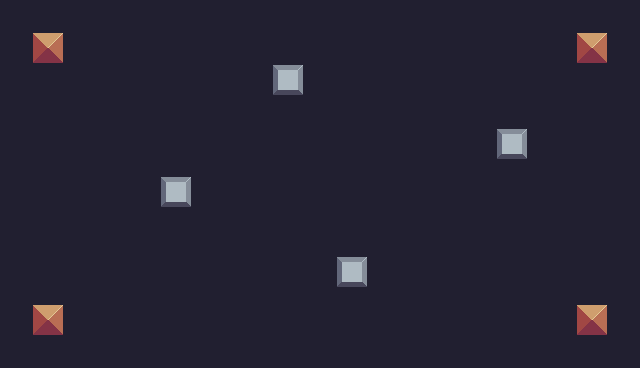

This game map was drawn from its Tiled (.tmx) file and the tilesets committed beside it. A one-line description and the full map source follow:
An orthogonal 40x23 tile map with 16x16 px tiles, 1 tile layer (Tile Layer 1).

<map version="1.10" tiledversion="1.11.2" orientation="orthogonal" renderorder="right-down" width="40" height="23" tilewidth="16" tileheight="16" infinite="0" nextlayerid="2" nextobjectid="1">
 <tileset firstgid="1" source="Joggernaut.tsx" />
 <layer id="1" name="Tile Layer 1" width="40" height="23">
  <data encoding="csv">
24,24,24,24,24,24,24,24,24,24,24,24,24,24,24,24,24,24,24,24,24,24,24,24,24,24,24,24,24,24,24,24,24,24,24,24,24,24,24,24,
24,24,24,24,24,24,24,24,24,24,24,24,24,24,24,24,24,24,24,24,24,24,24,24,24,24,24,24,24,24,24,24,24,24,24,24,24,24,24,24,
24,24,36,37,24,24,24,24,24,24,24,24,24,24,24,24,24,24,24,24,24,24,24,24,24,24,24,24,24,24,24,24,24,24,24,24,36,37,24,24,
24,24,58,59,24,24,24,24,24,24,24,24,24,24,24,24,24,24,24,24,24,24,24,24,24,24,24,24,24,24,24,24,24,24,24,24,58,59,24,24,
24,24,24,24,24,24,24,24,24,24,24,24,24,24,24,24,24,124,125,24,24,24,24,24,24,24,24,24,24,24,24,24,24,24,24,24,24,24,24,24,
24,24,24,24,24,24,24,24,24,24,24,24,24,24,24,24,24,146,147,24,24,24,24,24,24,24,24,24,24,24,24,24,24,24,24,24,24,24,24,24,
24,24,24,24,24,24,24,24,24,24,24,24,24,24,24,24,24,24,24,24,24,24,24,24,24,24,24,24,24,24,24,24,24,24,24,24,24,24,24,24,
24,24,24,24,24,24,24,24,24,24,24,24,24,24,24,24,24,24,24,24,24,24,24,24,24,24,24,24,24,24,24,24,24,24,24,24,24,24,24,24,
24,24,24,24,24,24,24,24,24,24,24,24,24,24,24,24,24,24,24,24,24,24,24,24,24,24,24,24,24,24,24,124,125,24,24,24,24,24,24,24,
24,24,24,24,24,24,24,24,24,24,24,24,24,24,24,24,24,24,24,24,24,24,24,24,24,24,24,24,24,24,24,146,147,24,24,24,24,24,24,24,
24,24,24,24,24,24,24,24,24,24,24,24,24,24,24,24,24,24,24,24,24,24,24,24,24,24,24,24,24,24,24,24,24,24,24,24,24,24,24,24,
24,24,24,24,24,24,24,24,24,24,124,125,24,24,24,24,24,24,24,24,24,24,24,24,24,24,24,24,24,24,24,24,24,24,24,24,24,24,24,24,
24,24,24,24,24,24,24,24,24,24,146,147,24,24,24,24,24,24,24,24,24,24,24,24,24,24,24,24,24,24,24,24,24,24,24,24,24,24,24,24,
24,24,24,24,24,24,24,24,24,24,24,24,24,24,24,24,24,24,24,24,24,24,24,24,24,24,24,24,24,24,24,24,24,24,24,24,24,24,24,24,
24,24,24,24,24,24,24,24,24,24,24,24,24,24,24,24,24,24,24,24,24,24,24,24,24,24,24,24,24,24,24,24,24,24,24,24,24,24,24,24,
24,24,24,24,24,24,24,24,24,24,24,24,24,24,24,24,24,24,24,24,24,24,24,24,24,24,24,24,24,24,24,24,24,24,24,24,24,24,24,24,
24,24,24,24,24,24,24,24,24,24,24,24,24,24,24,24,24,24,24,24,24,124,125,24,24,24,24,24,24,24,24,24,24,24,24,24,24,24,24,24,
24,24,24,24,24,24,24,24,24,24,24,24,24,24,24,24,24,24,24,24,24,146,147,24,24,24,24,24,24,24,24,24,24,24,24,24,24,24,24,24,
24,24,24,24,24,24,24,24,24,24,24,24,24,24,24,24,24,24,24,24,24,24,24,24,24,24,24,24,24,24,24,24,24,24,24,24,24,24,24,24,
24,24,36,37,24,24,24,24,24,24,24,24,24,24,24,24,24,24,24,24,24,24,24,24,24,24,24,24,24,24,24,24,24,24,24,24,36,37,24,24,
24,24,58,59,24,24,24,24,24,24,24,24,24,24,24,24,24,24,24,24,24,24,24,24,24,24,24,24,24,24,24,24,24,24,24,24,58,59,24,24,
24,24,24,24,24,24,24,24,24,24,24,24,24,24,24,24,24,24,24,24,24,24,24,24,24,24,24,24,24,24,24,24,24,24,24,24,24,24,24,24,
24,24,24,24,24,24,24,24,24,24,24,24,24,24,24,24,24,24,24,24,24,24,24,24,24,24,24,24,24,24,24,24,24,24,24,24,24,24,24,24
</data>
 </layer>
</map>
